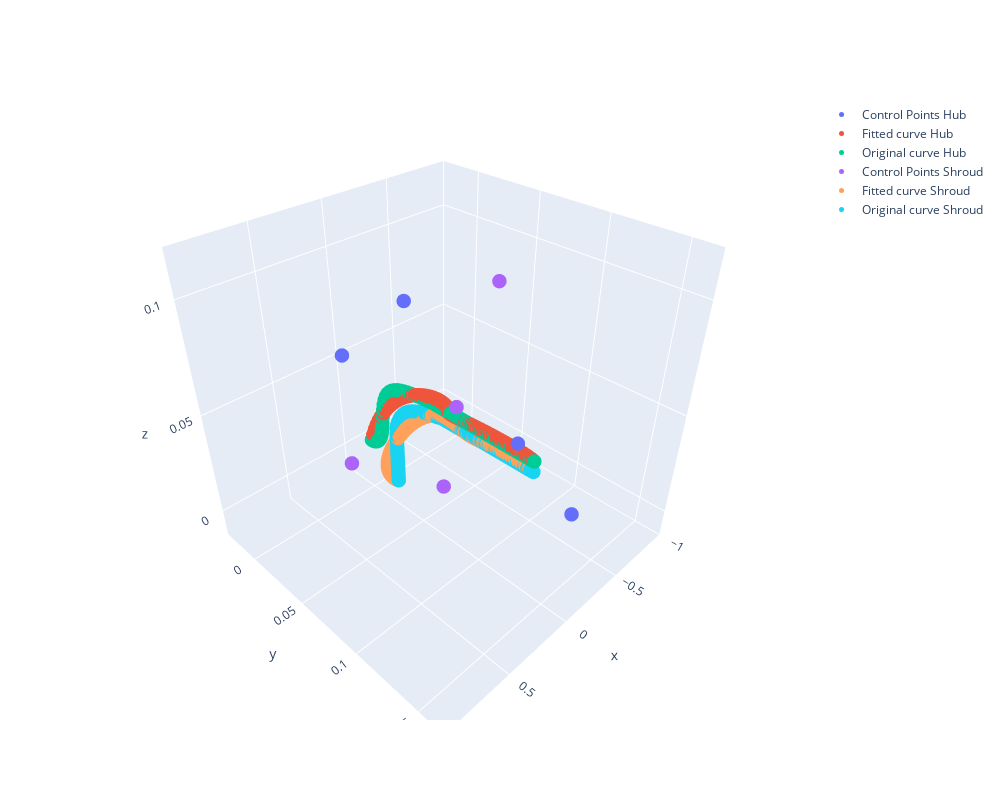

The notebook cell saved with this chart:
### Code cell
fig = go.Figure(data=[
                      go.Scatter3d(x=data_hub[:, 0], y=data_hub[:, 1], z=data_hub[:, 2],
                                   mode='markers',
                                   marker=dict(size=5),
                                   name='Control Points Hub'),
                      go.Scatter3d(x=xvals_hub, y=yvals_hub, z=zvals_hub,
                                   mode='markers',
                                   marker=dict(size=5),
                                   name='Fitted curve Hub'),
                      go.Scatter3d(x=hub[:, 0], y=hub[:, 1], z=hub[:, 2],
                                   mode='markers',
                                   marker=dict(size=5),
                                   name='Original curve Hub'),
                      go.Scatter3d(x=data_sh[:, 0], y=data_sh[:, 1], z=data_sh[:, 2],
                                   mode='markers',
                                   marker=dict(size=5),
                                   name='Control Points Shroud'),
                      go.Scatter3d(x=xvals_sh, y=yvals_sh, z=zvals_sh,
                                   mode='markers',
                                   marker=dict(size=5),
                                   name='Fitted curve Shroud'),
                      go.Scatter3d(x=shroud[:, 0], y=shroud[:, 1], z=shroud[:, 2],
                                   mode='markers',
                                   marker=dict(size=5),
                                   name='Original curve Shroud'),
],
                                   layout=go.Layout(
                            width=1000,
                            height=800,
                        ))
fig.show()
